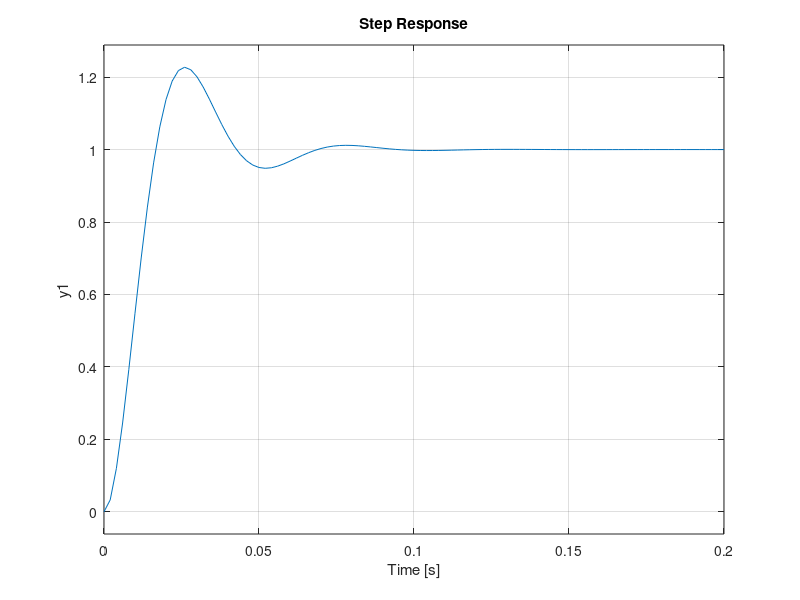
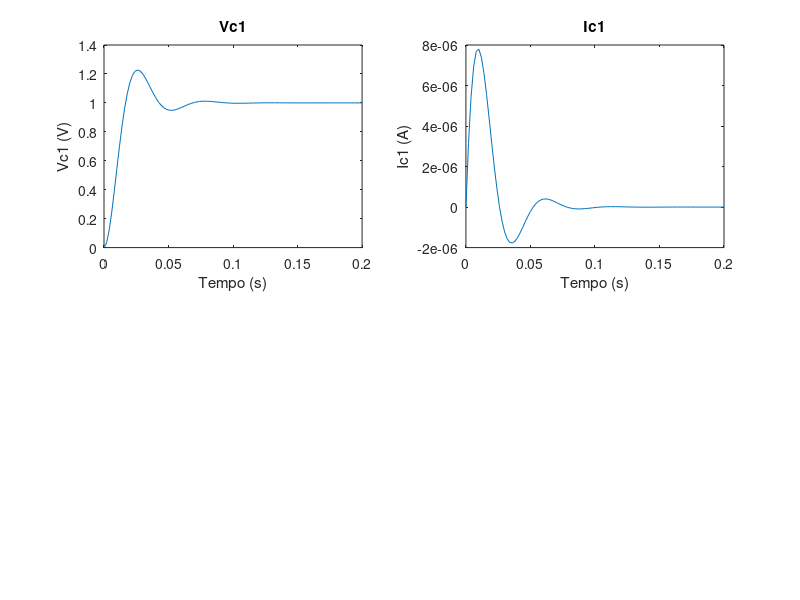

Write the MATLAB code that produced these figures, in order. (Note: this script raises an error after producing the figures.)
% Representação do Sistema no Espaço de Estados
clc;
clear;
close all;
format long;

NT=23;
R1=2000*NT;
R2=18000;
C1=100*10^-9;
C2=680*10^-9;

A=[0 1/C1;-1/(R1*R2*C2) (-1/(R1*C2))+(-1/(R2*C2))];
B=[0;1/(R1*R2*C2)];
C=[1 0];
D=0;

% Resposta ao degrau da função original
sistema=ss(A,B,C,D);

% Condições Iniciais
x0=[1; 1; 1];

% entrada nula
t=0:30/999:30;
u=zeros(1,length(t));

figure(1)
step(sistema)

[Y,t,X] = step(sistema);
% Separando as partes
figure(2)
subplot(2,2,1)
plot(t,X(:,1))
hold on
title('Vc1')
xlabel('Tempo (s)')
ylabel('Vc1 (V)')
subplot(2,2,2)
plot(t,X(:,2))
hold on
title('Ic1')
xlabel('Tempo (s)')
ylabel('Ic1 (A)')

clear u
T=0.0001;
k=0:.12/T;

u=ones(1,length(k));

% Condições Iniciais
x1(1)=0;  %  para k = 0
x2(1)=0;  %  para k = 0
x1_ponto(1)=0;  %  para k = 0
x2_ponto(1)=0;  %  para k = 0
y(1)=0;  %  para k = 0

for j=2:length(k)
    
    x1(j)=T*x1_ponto(j-1)+x1(j-1);
    x2(j)=T*x2_ponto(j-1)+x2(j-1);    
      
    x1_ponto(j)=A(1,1)*x1(j)+A(1,2)*x2(j);  
    x2_ponto(j)=A(2,1)*x1(j)+A(2,2)*x2(j)+B(2)*u(j);  
    
    y(j)=C(1)*x1(j);
end

subplot(2,2,1)
plot(k*T,x1,'O')
ylabel('x1')
grid on;
subplot(2,2,2)
plot(k*T,x2,'O')
ylabel('x2')
grid on;
subplot(2,2,3)
plot(k*T,y,'O')
ylabel('y')
grid on;

hold off

